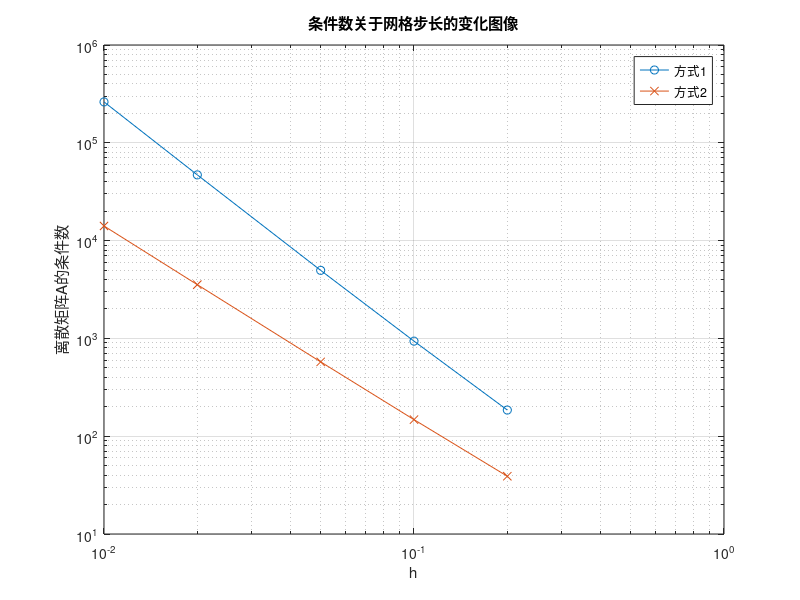
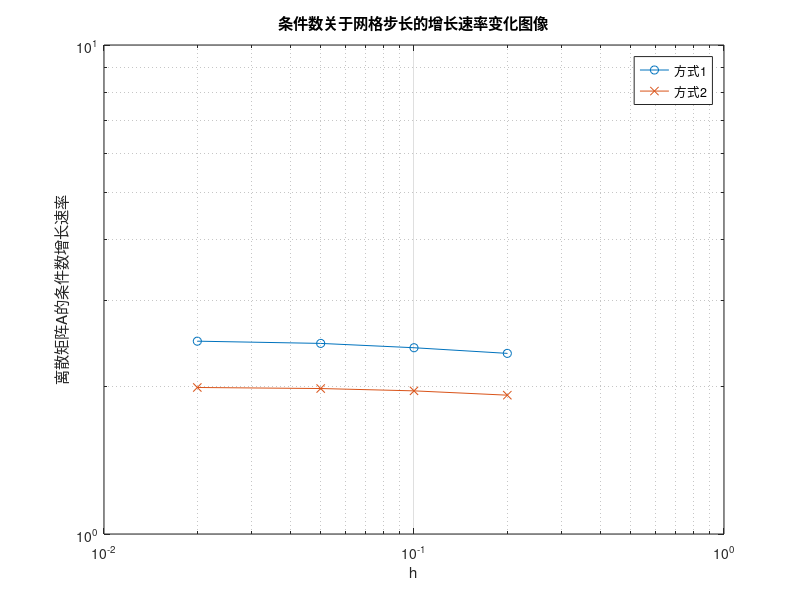

These figures' MATLAB source, in order:
clear;clc;
format long;
h_values = [0.2; 0.1; 0.05; 0.02; 0.01];
condA = zeros(length(h_values),2);
for k = 1:length(h_values)
    h = h_values(k);
    x = 0:h:1;
    N = length(x) - 1;
    A = zeros(N+2, N+1);
    A(1, 1) = 1;
    A(2, 1) = 1/h^2;
    for i = 2:N
       A(i+1, i-1) = -1/h^2;
       A(i+1, i) = 2/h^2 + x(i);
       A(i+1, i+1) = -1/h^2;
    end
    A(N+2, N) = -2/h^2;
    A(N+2, N+1) = x(N+1) + 2/h^2 - 4/h;
    condA(k,1) = cond(A([1, 3:end], :));
    condA(k,2) = cond(A(2:end, :));
end
v1 = -(log(condA(2:end,1)) - log(condA(1:end-1,1))) ./ (log(h_values(2:end)) - log(h_values(1:end-1)));
v2 = -(log(condA(2:end,2)) - log(condA(1:end-1,2))) ./ (log(h_values(2:end)) - log(h_values(1:end-1)));
figure;
loglog(h_values, condA(:,1), '-o', 'DisplayName', '方式1');
hold on;
loglog(h_values, condA(:,2), '-x', 'DisplayName', '方式2');
xlabel('h');
ylabel('离散矩阵A的条件数');
title('条件数关于网格步长的变化图像');
grid on;
legend('show');
figure;
loglog(h_values(1:end-1), v1, '-o', 'DisplayName', '方式1');
hold on;
loglog(h_values(1:end-1), v2, '-x', 'DisplayName', '方式2');
xlabel('h');
ylabel('离散矩阵A的条件数增长速率');
title('条件数关于网格步长的增长速率变化图像');
grid on;
legend('show');
hold off;

